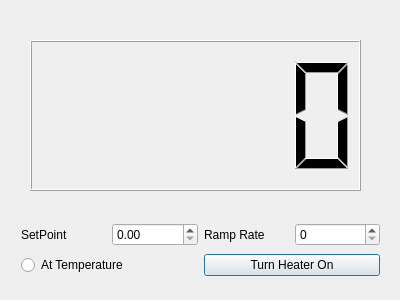
<?xml version="1.0" encoding="UTF-8"?>
<ui version="4.0">
 <class>Logger</class>
 <widget class="QDialog" name="Logger">
  <property name="geometry">
   <rect>
    <x>0</x>
    <y>0</y>
    <width>400</width>
    <height>300</height>
   </rect>
  </property>
  <property name="windowTitle">
   <string>Boost Logging Example</string>
  </property>
  <widget class="QLCDNumber" name="CurrentTemperature">
   <property name="geometry">
    <rect>
     <x>30</x>
     <y>40</y>
     <width>331</width>
     <height>151</height>
    </rect>
   </property>
  </widget>
  <widget class="QWidget" name="layoutWidget">
   <property name="geometry">
    <rect>
     <x>10</x>
     <y>210</y>
     <width>381</width>
     <height>81</height>
    </rect>
   </property>
   <layout class="QGridLayout" name="gridLayout">
    <item row="0" column="0" colspan="2">
     <layout class="QHBoxLayout" name="horizontalLayout">
      <item>
       <widget class="QLabel" name="label">
        <property name="text">
         <string>SetPoint</string>
        </property>
       </widget>
      </item>
      <item>
       <widget class="QDoubleSpinBox" name="SetPointSelector"/>
      </item>
      <item>
       <widget class="QLabel" name="label_2">
        <property name="text">
         <string>Ramp Rate</string>
        </property>
       </widget>
      </item>
      <item>
       <widget class="QSpinBox" name="RampRateSelector"/>
      </item>
     </layout>
    </item>
    <item row="1" column="0">
     <widget class="QRadioButton" name="AtTemperature">
      <property name="text">
       <string>At Temperature</string>
      </property>
     </widget>
    </item>
    <item row="1" column="1">
     <widget class="QPushButton" name="StartStop">
      <property name="text">
       <string>Turn Heater On</string>
      </property>
     </widget>
    </item>
   </layout>
  </widget>
 </widget>
 <layoutdefault spacing="6" margin="11"/>
 <resources/>
 <connections/>
</ui>
